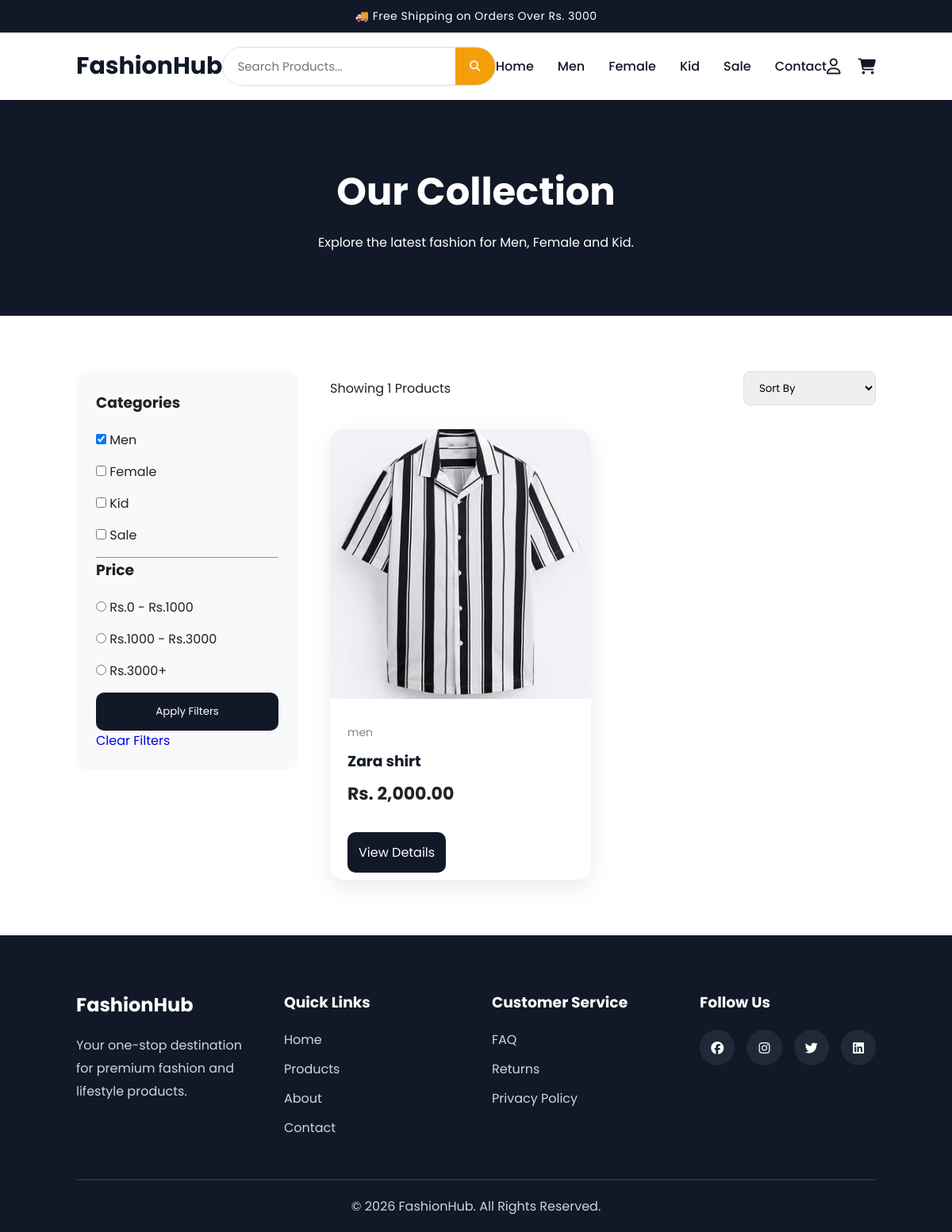
/frontend/pages/products.php?category=Men, run on the app's committed database.
### tables this page shows
CREATE TABLE `products` (
  `product_id` int(11) NOT NULL,
  `seller_id` int(11) NOT NULL,
  `category_id` int(11) NOT NULL,
  `product_name` varchar(150) NOT NULL,
  `description` text DEFAULT NULL,
  `price` decimal(10,2) NOT NULL,
  `stock` int(11) DEFAULT 0,
  `image` varchar(255) DEFAULT NULL,
  `status` enum('Pending','Approved','Rejected') DEFAULT 'Pending',
  `rejection_reason` text DEFAULT NULL,
  `approved_by` int(11) DEFAULT NULL,
  `approved_at` timestamp NULL DEFAULT NULL,
  `created_at` timestamp NOT NULL DEFAULT current_timestamp()
);

CREATE TABLE `categories` (
  `category_id` int(11) NOT NULL,
  `category_name` varchar(100) NOT NULL,
  `description` text DEFAULT NULL
);

### backend/models/Product.php (called while the page is built, shortened)
<?php
require_once __DIR__ . '/../config/database.php';
class Product
{
    private $conn;
    public function __construct()
    {
        $database = new Database();
        $this->conn = $database->connect();
    }
public function getApprovedProducts($filters = [])
{
    $conditions = ["p.status = 'Approved'"];
    $params = [];
    $categories = $filters['categories'] ?? [];
    if (!is_array($categories)) { $categories = [$categories]; }
    $categoryAliases = [
        'men' => 'men', 'male' => 'men', 'mens' => 'men', "men's" => 'men',
        'female' => 'female', 'women' => 'female', 'womens' => 'female', "women's" => 'female',
        'kid' => 'kid', 'kids' => 'kid', "kid's" => 'kid',
    ];
    $categories = array_values(array_filter(array_map(
        static function ($category) use ($categoryAliases) {
            $category = strtolower(trim((string)$category));
            return $categoryAliases[$category] ?? $category;
        },
        $categories
    )));
    if ($categories) {
        $placeholders = [];
        foreach ($categories as $index => $category) {
            $key = ':category' . $index;
            $placeholders[] = $key;
            $params[$key] = $category;
        }
        $conditions[] = 'LOWER(TRIM(c.category_name)) IN (' . implode(',', $placeholders) . ')';
    }
    $order = match ($filters['sort'] ?? '') {
        'price_asc' => 'p.price ASC',
        'price_desc' => 'p.price DESC',
        default => 'p.created_at DESC',
    };
    $query = "SELECT
                p.*,
                c.category_name,
                u.full_name AS seller_name
              FROM products p
              INNER JOIN categories c
                    ON p.category_id = c.category_id
              INNER JOIN users u
                    ON p.seller_id = u.user_id
              WHERE " . implode(' AND ', $conditions) . "
              ORDER BY {$order}";
    $stmt = $this->conn->prepare($query);
    $stmt->execute($params);
    return $stmt->fetchAll(PDO::FETCH_ASSOC);
}
}
?>

### backend/config/database.php (called while the page is built, shortened)
<?php
class Database
{
    private $host = "localhost";
    private $db_name = "fashionhub";
    private $username = "root";
    private $password = "";
    public function connect()
    {
        $this->conn = null;
        try
        {
            $this->conn = new PDO(
                "mysql:host={$this->host};dbname={$this->db_name};charset=utf8",
                $this->username,
                $this->password
            );
            $this->conn->setAttribute(
                PDO::ATTR_ERRMODE,
                PDO::ERRMODE_EXCEPTION
            );
        }
        catch(PDOException $e)
        {
            die("Database Connection Failed : " . $e->getMessage());
        }
        return $this->conn;
    }
}
?>

### backend/controllers/ProductController.php (called while the page is built, shortened)
<?php
require_once __DIR__ . '/../models/Product.php';
class ProductController
{
    private $product;
    public function __construct()
    {
        $this->product = new Product();
    }
    public function getApprovedProducts($filters = [])
{
    return $this->product->getApprovedProducts($filters);
}
}
?>

### frontend/pages/products.php (the view, shortened to what this page needs)
<?php
require_once '../../backend/controllers/ProductController.php';
$filters = [
    'categories' => $_GET['categories'] ?? ($_GET['category'] ?? []),
    'price' => $_GET['price'] ?? '',
    'sort' => $_GET['sort'] ?? '',
    'search' => $_GET['search'] ?? '',
];
$selectedCategories = array_map(static function ($category) {
    $category = strtolower(trim((string)$category));
    return match ($category) {
        'women', 'womens', "women's" => 'female',
        'kids', "kid's" => 'kid',
        'male', 'mens', "men's" => 'men',
        default => $category,
    };
}, (array)$filters['categories']);
$products = (new ProductController())->getApprovedProducts($filters);
include("../includes/header.php");
?>
<?php include("../includes/navbar.php"); ?>
<section class="page-banner">
    <h1>Our Collection</h1>
    <p>Explore the latest fashion for Men, Female and Kid.</p>
</section>
<section class="products-page">
    <form class="filter-sidebar" method="GET">
        <h3>Categories</h3>
        <label><input type="checkbox" name="categories[]" value="Men" <?= in_array('men', $selectedCategories, true) ? 'checked' : '' ?>> Men</label>
        <label><input type="checkbox" name="categories[]" value="Female" <?= in_array('female', $selectedCategories, true) ? 'checked' : '' ?>> Female</label>
        <label><input type="checkbox" name="categories[]" value="Kid" <?= in_array('kid', $selectedCategories, true) ? 'checked' : '' ?>> Kid</label>
        <label><input type="checkbox" name="categories[]" value="Sale" <?= in_array('sale', $selectedCategories, true) ? 'checked' : '' ?>> Sale</label>
        <hr>
        <h3>Price</h3>
        <label><input type="radio" name="price" value="0-1000" <?= $filters['price'] === '0-1000' ? 'checked' : '' ?>> Rs.0 - Rs.1000</label>
        <label><input type="radio" name="price" value="1000-3000" <?= $filters['price'] === '1000-3000' ? 'checked' : '' ?>> Rs.1000 - Rs.3000</label>
        <label><input type="radio" name="price" value="3000-plus" <?= $filters['price'] === '3000-plus' ? 'checked' : '' ?>> Rs.3000+</label>
        <button class="cart-btn" type="submit">Apply Filters</button>
        <a href="products.php">Clear Filters</a>
    </form>
    <div class="products-content">
        <div class="products-top">
            <p>Showing <?= count($products) ?> Products</p>
            <form method="GET"><select name="sort" onchange="this.form.submit()">
                <option value="">Sort By</option>
            </select></form>
        </div>
        <div class="product-grid">
            <?php foreach ($products as $product): ?>
                <div class="product-card">
                    <div class="product-image"><img src="../../uploads/products/<?= htmlspecialchars($product['image'] ?: 'placeholder.png') ?>" alt="<?= htmlspecialchars($product['product_name']) ?>"></div>
                    <div class="product-info">
                        <span class="category"><?= htmlspecialchars($product['category_name']) ?></span>
                        <h3><?= htmlspecialchars($product['product_name']) ?></h3>
                        <div class="price">Rs. <?= number_format((float)$product['price'], 2) ?></div><br>
                        <a class="cart-btn" href="product-details.php?id=<?= (int)$product['product_id'] ?>">View Details</a>
                    </div>
                </div>
            <?php endforeach; ?>
        </div>
    </div>
</section>
<?php include("../includes/footer.php"); ?>

### frontend/assets/css/style.css (style rules this page uses)
* { margin:0; padding:0; box-sizing:border-box; font-family:'Poppins',sans-serif; }
body { background:#fff; color:#222; }
a { text-decoration:none; }
.product-grid { display:grid; grid-template-columns:repeat(auto-fill,minmax(260px,1fr)); gap:30px; }
.product-card { background:#fff; border-radius:18px; overflow:hidden; box-shadow:0 10px 30px rgba(0,0,0,.08); transition:.3s; }
.product-image { position:relative; overflow:hidden; }
.product-image img { width:100%; height:340px; object-fit:cover; transition:.4s; }
.product-info { padding:22px; }
.category { color:#888; font-size:14px; }
.product-info h3 { margin:10px 0; color:#111827; }
.price { font-size:22px; font-weight:700; margin-bottom:20px; }
.cart-btn { width:100%; border:none; background:#111827; color:#fff; padding:14px; border-radius:10px; cursor:pointer; transition:.3s; }
.page-banner { background:#111827; color:#fff; text-align:center; padding:80px 10%; }
.page-banner h1 { font-size:48px; margin-bottom:15px; }
.products-page { padding:70px 8%; display:grid; grid-template-columns:280px 1fr; gap:40px; }
.filter-sidebar { background:#f8f9fb; padding:25px; border-radius:15px; height:fit-content; }
.filter-sidebar h3 { margin-bottom:20px; }
.filter-sidebar label { display:block; margin-bottom:15px; cursor:pointer; }
.products-top { display:flex; justify-content:space-between; align-items:center; margin-bottom:30px; }
.products-top select { padding:10px 15px; border-radius:8px; border:1px solid #ddd; }

### data on the page
products: image (picture), category.category_name "men", product_name "Zara shirt", price "2,000.00"

### other printed values
count($products) "1"
